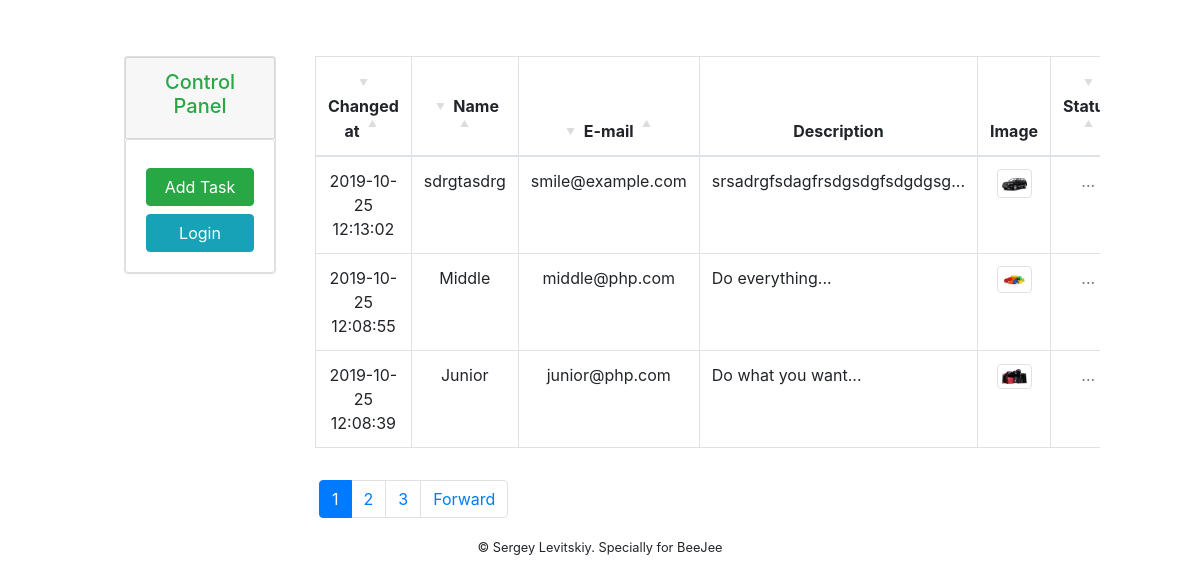
The page / on the database its author committed.
### tables this page shows
CREATE TABLE `tasks` (
  `id` int(10) UNSIGNED NOT NULL,
  `name` varchar(40) DEFAULT NULL,
  `email` varchar(90) DEFAULT NULL,
  `content` text,
  `pict` varchar(90) DEFAULT NULL,
  `changed` datetime NOT NULL,
  `completed` int(11) DEFAULT NULL,
  `edited` int(2) DEFAULT NULL
);

### index.php (called while the page is built, shortened)
<?php
	spl_autoload_register(function($class){
		$path = str_replace('\\', '/', $class.'.php');
	});
	$router = new Router;
	$router->run();
?>

### application/controllers/MainController.php (called while the page is built, shortened)
<?php
	class MainController extends Controller {
		public function indexAction() {
			$column = 'changed';
			$order = 'desc';
			$pagination = new Pagination($this->route, $this->model->tasksCount());
			$vars = [
				'pagination' => $pagination->get(),
				'list' => $this->model->sorttasksList($this->route, $column, $order),
			];
			$this->view->render('BJ Tasks', $vars);
		}
	}
?>

### application/config/db.php (called while the page is built)
<?php
	return [
		'host'		=> 'localhost',
		'dbname'	=> 'bjmvctask',
		'tblname'	=> 'tasks',
		'user'		=> 'root',
		'password'	=> '',
		'maxperpage'	=> 3,
		'imageWidth'	=> 320,
		'imageHeight'	=> 240
	];
?>

### application/lib/Db.php (called while the page is built, shortened)
<?php
	class Db
	{
		protected $db;
		public function __construct() {
			$config = require 'application/config/db.php';
			$this->db = new PDO('mysql:host='.$config['host'].';dbname='.$config['dbname'].'', $config['user'], $config['password']);
		}
		public function query($sql, $params = []) {
			$stmt = $this->db->prepare($sql);
			if (!empty($params)) {
				foreach ($params as $key => $val) {
					if (is_int($val)) {
						$type = PDO::PARAM_INT;
					} else {
						$type = PDO::PARAM_STR;
					}
					$stmt->bindValue(':'.$key, $val, $type);
				}
			}
			$stmt->execute();
			return $stmt;
		}
		public function row($sql, $params = []) {
			$result = $this->query($sql, $params);
			return $result->fetchAll(PDO::FETCH_ASSOC);
		}
		public function column($sql, $params = []) {
			$result = $this->query($sql, $params);
			return $result->fetchColumn();
		}
	}
?>

### application/models/Main.php (called while the page is built, shortened)
<?php
	class Main extends Model
	{
		public function tasksCount() {
			return $this->db->column("SELECT COUNT('id') FROM `tasks`");
		}
		public function sorttasksList($route, $column, $order) {
			$config = require 'application/config/db.php';
			$max = $config['maxperpage'];
			$params = [
				'max' => $max,
				'start' => (($route['page'] ?? 1) - 1) * $max
			];
			return $this->db->row('SELECT * FROM tasks ORDER BY '.$column.' '.$order.' LIMIT :start, :max', $params);
		}
	}
?>

### application/core/Controller.php (called while the page is built, shortened)
<?php
	abstract class Controller {
		public function __construct($route){
			$this->route = $route;
			$this->model = $this->loadModel($route['controller']);
		}
		public function loadModel($name){
			$path = 'application\models\\'.ucfirst($name);
			if(class_exists($path)){
				return new $path;
			}
		}
	}
?>

### application/core/Model.php (called while the page is built, shortened)
<?php
	abstract class Model
	{
		public function __construct()
		{
			$this->db = new Db;
		}
	}
?>

### application/views/main/index.php (the view, shortened to what this page needs)
<?php if (empty($list)): ?>
	<p>Posts list empty</p>
<?php else: ?>
	<div class="row mt-3">
		<div class="col-md-12 text-center table-responsive mt-3">
			<table class='table table-bordered' style='width:100%;'>
				<thead>
					<tr>
						<th>
							<a class="desc" href="/main/index/changed/desc/1"></a>
								Changed at
							<a class="asc" href="/main/index/changed/asc/1"></a>
						</th>
						<th>
							<a class="desc" href="/main/index/name/desc/1"></a>
								Name
							<a class="asc" href="/main/index/name/asc/1"></a>
						</th>
						<th>
							<a class="desc" href="/main/index/email/desc/1"></a>
								E-mail
							<a class="asc" href="/main/index/email/asc/1"></a>
						</th>
						<th>Description</th>
						<th>Image</th>
						<th>
							<a class="desc" href="/main/index/completed/desc/1"></a>
								Status
							<a class="asc" href="/main/index/completed/asc/1"></a>
						</th>
					</tr>
				</thead>
				<tbody>
					<?php foreach ($list as $task): ?>
						<tr>
							<td><?php echo $task['changed']; ?></td>
							<td><?php echo $task['name']; ?></td>
							<td><?php echo $task['email']; ?></td>
							<td class="text-left"><?php echo substr($task['content'],0,40).'...'; ?></td>
							<td><?php echo ('<img src="/public/images/'.$task["pict"].'" class="img-thumbnail" width="35" height="35" />'); ?></td>
							<td>
								<?php if($task['completed'] == 1): ?>
									<span class="text-primary">completed</span>
								<?php else: ?>
									<span class="text-secondary">...</span>
								<?php endif; ?>
							</td>
						</tr>
					<?php endforeach; ?>
				</tbody>
			</table>
		</div>
	</div>
	<div class="row">
		<div class="col-md-10 mt-3 ml-1 pager">
			<?php echo $pagination; ?>
		</div>
	</div>
<?php endif; ?>

### application/core/Router.php (shortened to what this page needs)
<?php
	class Router {
		protected $routes = [];
		protected $params = [];
		public function add($route, $params) {
			$route = preg_replace('/{([a-z]+):([^\}]+)}/', '(?P<\1>\2)', $route);
			$route = '#^'.$route.'$#';
			$this->routes[$route] = $params;
		}
		public function match() {
			$url = trim($_SERVER['REQUEST_URI'], '/');
			foreach ($this->routes as $route => $params) {
				if (preg_match($route, $url, $matches)) {
					$this->params = $params;
					return true;
				}
			}
			return false;
		}
		public function run(){
			if ($this->match()) {
				$path = 'application\controllers\\'.ucfirst($this->params['controller']).'Controller';
				if (class_exists($path)) {
					$action = $this->params['action'].'Action';
					if (method_exists($path, $action)) {
						$controller = new $path($this->params);
						$controller->$action();
					} else {
						View::errorCode(404);
					}
				} else {
					View::errorCode(404);
				}
			} else {
				View::errorCode(404);
			}
		}
	}

### application/lib/Pagination.php (shortened to what this page needs)
<?php
class Pagination {
    private $max;
    private $route;
    private $current_page;
    private $total;
    private $limit;
    public function __construct($route, $total) {
        $config = require 'application/config/db.php';
        $this->route = $route;
        $this->total = $total;
        $this->limit = $config['maxperpage'];
        $this->max = $config['maxperpage'];
        $this->amount = $this->amount();
    }
    public function get() {
        $links = null;
        $limits = $this->limits();
        $html = '<nav><ul class="pagination">';
        for ($page = $limits[0]; $page <= $limits[1]; $page++) {
            if ($page == $this->current_page) {
                $links .= '<li class="page-item active"><span class="page-link">'.$page.'</span></li>';
            } else {
                $links .= $this->generateHtml($page);
            }
        }
        if (!is_null($links)) {
            if ($this->current_page < $this->amount) {
                $links .= $this->generateHtml($this->amount, 'Forward');
            }
        }
        $html .= $links.' </ul></nav>';
        return $html;
    }
    private function generateHtml($page, $text = null) {
        if (!$text) {
            $text = $page;
        }
        $column = 'changed';
        $order = 'desc';
        $ret = '<li class="page-item"><a class="page-link" href="/';
        $ret .= $this->route['controller'].'/'.$this->route['action'].'/'.$column.'/'.$order.'/'.$page.'">'.$text.'</a></li>';
        return $ret;
    }
    private function limits() {
        $left = $this->current_page - round($this->max / 2);
        $start = $left > 0 ? $left : 1;
        if ($start + $this->max <= $this->amount) {
            $end = $start > 1 ? $start + $this->max : $this->max;
        }
        else {
            $end = $this->amount;
            $start = $this->amount - $this->max > 0 ? $this->amount - $this->max : 1;
        }
        return array($start, $end);
    }
    private function setCurrentPage() {
        if (isset($this->route['page'])) {
            $currentPage = $this->route['page'];
        } else {
            $currentPage = 1;
        }
        $this->current_page = $currentPage;
    }
    private function amount() {
        return ceil($this->total / $this->limit);
    }
}

### application/core/View.php (shortened to what this page needs)
<?php
class View {
	public $path;
	public $layout = 'default';
	public function __construct($route) {
		$this->path = $route['controller'].'/'.$route['action'];
	}
	public function render($title, $vars = []) {
		$path = 'application/views/'.$this->path.'.php';
		if (file_exists($path)) {
			require $path;
			$content = ob_get_clean();
			require 'application/views/layouts/'.$this->layout.'.php';
		}
	}
}

### application/views/layouts/default.php (shortened to what this page needs)
<!DOCTYPE html>
<html>
	<head>
		<link href="/public/styles/bootstrap.css" rel="stylesheet">
		<link href="/public/styles/mystyles.css" rel="stylesheet">
	</head>
	<body>
		<div class="container-fluid">
			<div class="row mt-4 text-center">
				<div class="col-md-1 clearfix"></div>
				<div class="col-md-2 px-4">
					<br/>
					<div class="card mt-2">
						<div class="card card-header text-center"><h5 class="text-success">Control Panel</h5></div>
						<div class="card card-body text-center">
							<button class="btn btn-success btn-block mt-2" id="addtask">Add Task</button>
							<?php if (!isset($_SESSION['admin'])): ?>
								<a class="btn btn-info btn-block mt-2" id="loginbtn" href="/admin/login">Login</a>
							<?php else: ?>
								<a class="btn btn-info btn-block mt-2" id="logoutnbtn" href="/admin/logout">Logout</a>
								<p id="session" style="display:none">1</p>
							<?php endif; ?>
						</div>
					</div>
				</div>
				<div class="col-md-8">
					<?php echo $content; ?>
				</div>
			</div>
		</div>
		<footer class="sticky-footer">
			<div class="container">
				<div class="text-center">
					<small>&copy; Sergey Levitskiy. Specially for BeeJee</small>
				</div>
			</div>
        </footer>
	</body>
</html>

### public/styles/mystyles.css (style rules this page uses)
.asc { background:url(sort_asc_disabled.png); display:inline-block; width:19px; height:19px; }
.desc { background:url(sort_desc_disabled.png); display:inline-block; width:19px; height:19px; }

### rows shown on the page
tasks: changed "2019-10-25 12:13:02", name "sdrgtasdrg", email "smile@example.com", content "srsadrgfsdagfrsdgsdgfsdgdgsg", pict (picture)
tasks: changed "2019-10-25 12:08:55", name "Middle", email "middle@php.com", content "Do everything", pict (picture)
tasks: changed "2019-10-25 12:08:39", name "Junior", email "junior@php.com", content "Do what you want", pict (picture)

### other values the page prints
$text "2"
$text "3"
$text "Forward"
